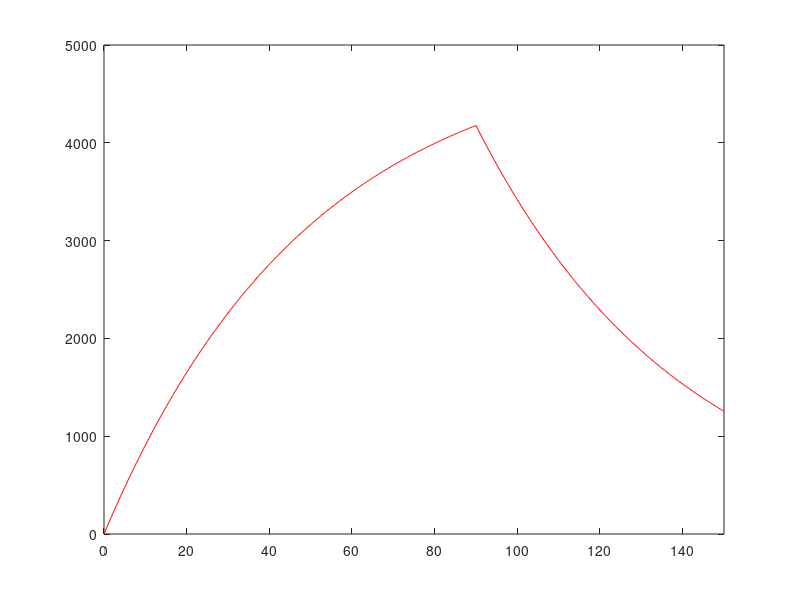

Write the MATLAB code that produced this figure.
% Charging and discharging curves for passive membrane patch
% R Rao 2007 

clear
% input current
I = 10 % nA

% capacitance and leak resistance

C = 0.1 % nF
R = 100*5 % M ohms
tau = R*C % = 0.1*100 nF-Mohms = 100*100 pF Mohms = 10 ms
disp('(Theoretical)')

% membrane potential equation dV/dt = - V/RC + I/C

tstop = 150; % ms

V_inf = I*R; % peak V (in mV)
tau = 0; % experimental (ms)

h = 0.2; % ms (step size)

V = 0; % mV
V_trace = [V]; % mV

for t = h:h:tstop

   % Euler method: V(t+h) = V(t) + h*dV/dt
   V = V +h*(- (V/(R*C)) + (I/C));

   % Verify membrane time constant
   if (~tau && (V > 0.6321*V_inf))
     tau = t
     disp('(Experimental)')
   end
   
   % Stop current injection 
   if (t >= 0.6*tstop)
     I = 0;
   end

   V_trace = [V_trace V];
   if ~rem(t,10)
    plot(0:h:t,V_trace,'r')
     axis([0 tstop 0 V_inf])
    drawnow
   end

end

  
